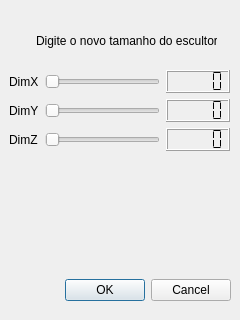
<?xml version="1.0" encoding="UTF-8"?>
<ui version="4.0">
 <class>Dialog</class>
 <widget class="QDialog" name="Dialog">
  <property name="geometry">
   <rect>
    <x>0</x>
    <y>0</y>
    <width>240</width>
    <height>320</height>
   </rect>
  </property>
  <property name="windowTitle">
   <string>Dialog</string>
  </property>
  <widget class="QDialogButtonBox" name="buttonBox">
   <property name="geometry">
    <rect>
     <x>10</x>
     <y>270</y>
     <width>221</width>
     <height>41</height>
    </rect>
   </property>
   <property name="orientation">
    <enum>Qt::Horizontal</enum>
   </property>
   <property name="standardButtons">
    <set>QDialogButtonBox::Cancel|QDialogButtonBox::Ok</set>
   </property>
  </widget>
  <widget class="QWidget" name="gridLayoutWidget">
   <property name="geometry">
    <rect>
     <x>9</x>
     <y>70</y>
     <width>221</width>
     <height>83</height>
    </rect>
   </property>
   <layout class="QGridLayout" name="gridLayout">
    <item row="2" column="1">
     <widget class="QSlider" name="horizontalSlider_3">
      <property name="minimum">
       <number>1</number>
      </property>
      <property name="maximum">
       <number>100</number>
      </property>
      <property name="orientation">
       <enum>Qt::Horizontal</enum>
      </property>
     </widget>
    </item>
    <item row="2" column="2">
     <widget class="QLCDNumber" name="lcdNumber_3">
      <property name="segmentStyle">
       <enum>QLCDNumber::Flat</enum>
      </property>
     </widget>
    </item>
    <item row="1" column="2">
     <widget class="QLCDNumber" name="lcdNumber_2">
      <property name="segmentStyle">
       <enum>QLCDNumber::Flat</enum>
      </property>
     </widget>
    </item>
    <item row="0" column="1">
     <widget class="QSlider" name="horizontalSlider">
      <property name="minimum">
       <number>1</number>
      </property>
      <property name="maximum">
       <number>100</number>
      </property>
      <property name="orientation">
       <enum>Qt::Horizontal</enum>
      </property>
     </widget>
    </item>
    <item row="0" column="2">
     <widget class="QLCDNumber" name="lcdNumber">
      <property name="segmentStyle">
       <enum>QLCDNumber::Flat</enum>
      </property>
     </widget>
    </item>
    <item row="1" column="1">
     <widget class="QSlider" name="horizontalSlider_2">
      <property name="minimum">
       <number>1</number>
      </property>
      <property name="maximum">
       <number>100</number>
      </property>
      <property name="orientation">
       <enum>Qt::Horizontal</enum>
      </property>
     </widget>
    </item>
    <item row="0" column="0">
     <widget class="QLabel" name="label">
      <property name="text">
       <string>DimX</string>
      </property>
     </widget>
    </item>
    <item row="1" column="0">
     <widget class="QLabel" name="label_2">
      <property name="text">
       <string>DimY</string>
      </property>
     </widget>
    </item>
    <item row="2" column="0">
     <widget class="QLabel" name="label_3">
      <property name="text">
       <string>DimZ</string>
      </property>
     </widget>
    </item>
   </layout>
  </widget>
  <widget class="QLabel" name="label_4">
   <property name="geometry">
    <rect>
     <x>36</x>
     <y>30</y>
     <width>181</width>
     <height>21</height>
    </rect>
   </property>
   <property name="text">
    <string>Digite o novo tamanho do escultor</string>
   </property>
  </widget>
 </widget>
 <resources/>
 <connections>
  <connection>
   <sender>buttonBox</sender>
   <signal>accepted()</signal>
   <receiver>Dialog</receiver>
   <slot>accept()</slot>
   <hints>
    <hint type="sourcelabel">
     <x>248</x>
     <y>254</y>
    </hint>
    <hint type="destinationlabel">
     <x>157</x>
     <y>274</y>
    </hint>
   </hints>
  </connection>
  <connection>
   <sender>buttonBox</sender>
   <signal>rejected()</signal>
   <receiver>Dialog</receiver>
   <slot>reject()</slot>
   <hints>
    <hint type="sourcelabel">
     <x>316</x>
     <y>260</y>
    </hint>
    <hint type="destinationlabel">
     <x>286</x>
     <y>274</y>
    </hint>
   </hints>
  </connection>
  <connection>
   <sender>horizontalSlider</sender>
   <signal>valueChanged(int)</signal>
   <receiver>lcdNumber</receiver>
   <slot>display(int)</slot>
   <hints>
    <hint type="sourcelabel">
     <x>111</x>
     <y>77</y>
    </hint>
    <hint type="destinationlabel">
     <x>196</x>
     <y>83</y>
    </hint>
   </hints>
  </connection>
  <connection>
   <sender>horizontalSlider_2</sender>
   <signal>valueChanged(int)</signal>
   <receiver>lcdNumber_2</receiver>
   <slot>display(int)</slot>
   <hints>
    <hint type="sourcelabel">
     <x>124</x>
     <y>106</y>
    </hint>
    <hint type="destinationlabel">
     <x>181</x>
     <y>111</y>
    </hint>
   </hints>
  </connection>
  <connection>
   <sender>horizontalSlider_3</sender>
   <signal>valueChanged(int)</signal>
   <receiver>lcdNumber_3</receiver>
   <slot>display(int)</slot>
   <hints>
    <hint type="sourcelabel">
     <x>130</x>
     <y>137</y>
    </hint>
    <hint type="destinationlabel">
     <x>186</x>
     <y>142</y>
    </hint>
   </hints>
  </connection>
 </connections>
</ui>
